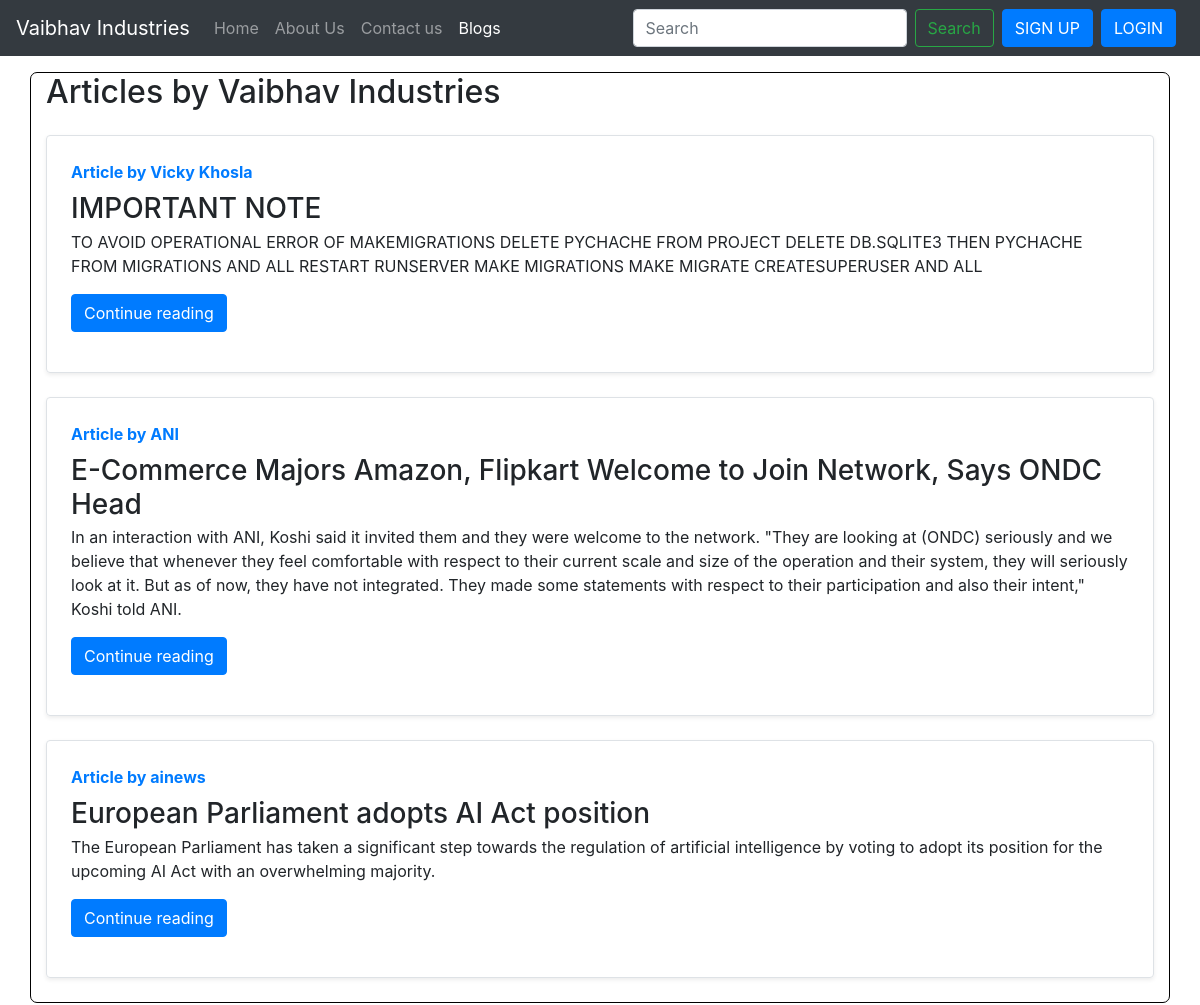
/blog, run on an earlier commit of the app's database.
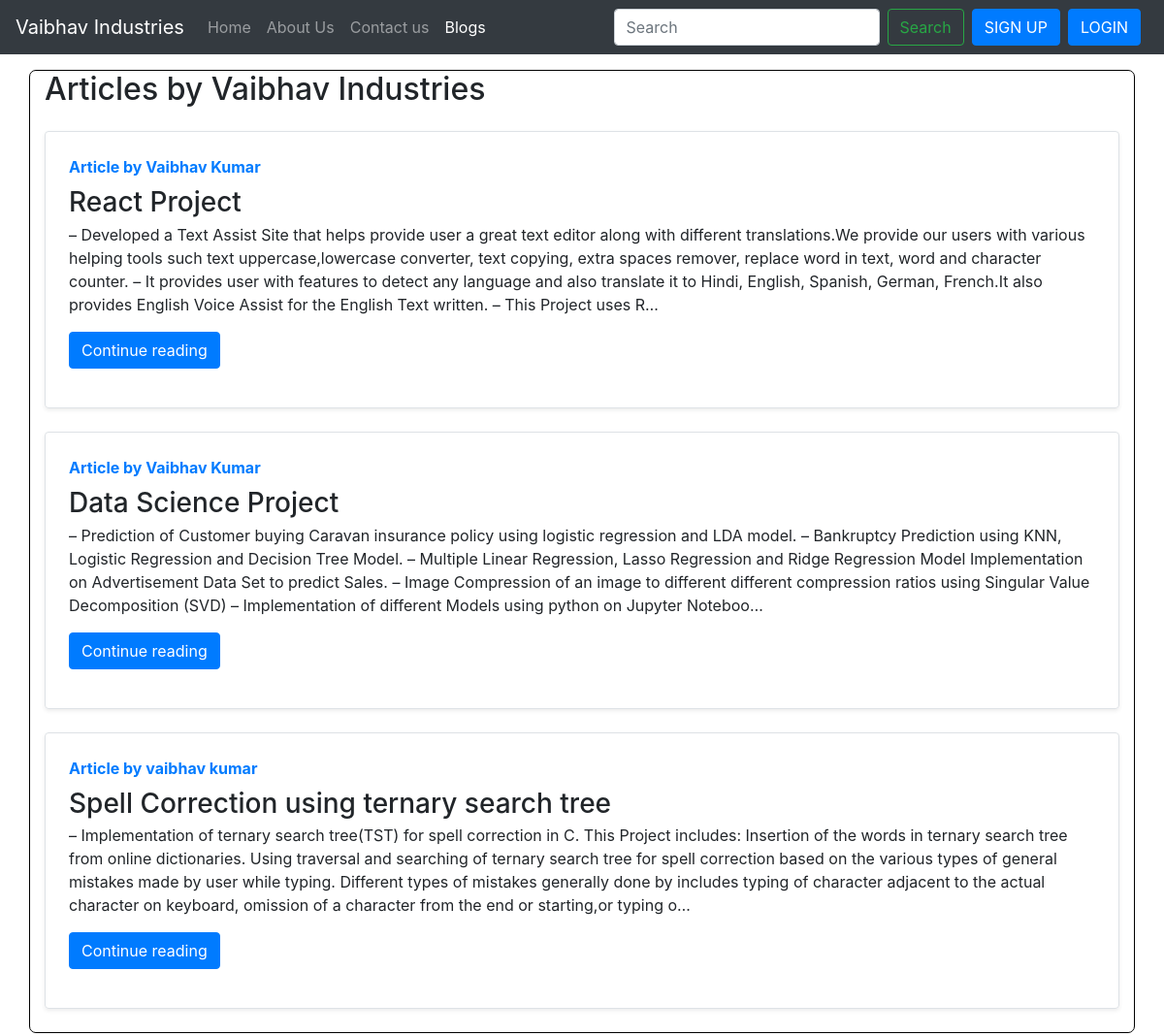
And on a later commit of the database.
### vaibhav_app/models.py (models this page shows, shortened)
class Post(models.Model):
    sno=models.AutoField(primary_key=True)
    title=models.CharField(max_length=255)
    author=models.CharField(max_length=14)
    slug=models.CharField(max_length=130)
    timeStamp=models.DateTimeField(blank=True)
    content=models.TextField()

### vaibhav_app/views.py (the view)
# urls.py: path('blog',views.blog,name='vaibhav_app_blog'),
def blog(request):
    allPosts= Post.objects.all()
    context={'allPosts': allPosts}
    return render(request,"blog.html",context)

### templates/blog.html (shortened to what this page needs)
{% extends 'base.html' %}
{% block blogactive %}active{% endblock blogactive %}
{% block body %}
<div class="container my-3" style="background-color:white; border: 1px solid black; border-radius:7px">
    <h2>Articles by Vaibhav Industries</h2>
    {% for post in allPosts  %}
    <div class="row no-gutters border rounded overflow-hidden flex-md-row mb-4 shadow-sm h-md-250 my-4 position-relative">
        <div class="col p-4 d-flex flex-column position-static">
            <strong class="d-inline-block mb-2 text-primary">Article  by {{post.author}}</strong>
            <h3 class="mb-0">{{post.title}}</h3>
            <p class="card-text mb-auto">{{post.content| truncatechars:500}}</p>
            <div class="my-3">
            	<a href="/blog/{{post.slug}}" role="button" class="btn btn-primary">Continue reading</a>
            </div>
        </div>
        </div>
    {% endfor %}
</div>
{% endblock body %}

### templates/base.html (shortened to what this page needs)
<!doctype html>
<html lang="en">
  <head>
    <link rel="stylesheet" href="https://stackpath.bootstrapcdn.com/bootstrap/4.4.1/css/bootstrap.min.css">
  </head>
  <body>
<nav class="navbar navbar-expand-lg navbar-dark bg-dark">
  <a class="navbar-brand" href="#">Vaibhav Industries</a>
  <div class="collapse navbar-collapse" id="navbarSupportedContent">
    <ul class="navbar-nav mr-auto">
      <li class="nav-item {% block homeactive %}{% endblock homeactive %}">
        <a class="nav-link" href="/">Home <span class="sr-only">(current)</span></a>
      </li>
      <li class="nav-item {% block aboutactive %}{% endblock aboutactive %}">
        <a class="nav-link" href="/about">About Us</a>
      </li>
      <li class="nav-item {% block contactactive %}{% endblock contactactive %}">
        <a class="nav-link" href="/contacts">Contact us</a>
      </li>
      <li class="nav-item {% block blogactive %}{% endblock blogactive %}">
        <a class="nav-link" href="/blog">Blogs</a>
      </li>
    </ul>
    <form method="get" action="/search" class="form-inline mr-2">
      <input class="form-control mr-sm-2" type="search" placeholder="Search" aria-label="Search" name="query" id="query">
      <button class="btn btn-outline-success my-2 my-sm-0" type="submit" >Search</button>
    </form>
    {% if user.is_authenticated %}
    <li class="nav-item dropdown mr-2">
      <a class="nav-link dropdown-toggle" href="#" id="navbarDropdown" role="button" data-toggle="dropdown" aria-haspopup="true" aria-expanded="false">
        WELCOME {{request.user}}
      </a>
      <div class="dropdown-menu" aria-labelledby="WELCOME">
        <a class="dropdown-item" href="/logout">LOG OUT</a>
      </div>
    </li>
    </div>
    {% else %}
    <button type="button" class="btn btn-primary mr-2" data-toggle="modal" data-target="#signupModal" >
      SIGN UP
    </button>
    <button type="button" class="btn btn-primary mr-2" data-toggle="modal" data-target="#loginModal" >
      LOGIN
    </button>
    {% endif %}
  </div>
</nav>
{% block body %} {% endblock body %}
  </body>
</html>

What changed in the data, as far as the page shows it:
removed Post: author "Vicky Khosla", title "IMPORTANT NOTE", content "TO AVOID OPERATIONAL ERROR OF MAKEMIGRATIONS DELETE PYCHACHE FROM PROJECT DELETE DB.SQLITE3 THEN PYCHACHE FROM MIGRATIONS AND ALL RESTART RUNSERVER MAKE MIGRATIONS MAKE MIGRATE CREATESUPERUSER AND ALL"
removed Post: author "ANI", title "E-Commerce Majors Amazon, Flipkart Welcome to Join Network, Says ONDC Head", content "In an interaction with ANI, Koshi said it invited them and they were welcome to the network. \"They are looking at (ONDC) seriously and we believe that whenever they feel comfortable with respect to their current scale and size of the operation and their system, they will seriously look at it. But as of now, they have not integrated. They made some statements with respect to their participation and also their intent,\" Koshi told ANI."
removed Post: author "ainews", title "European Parliament adopts AI Act position", content "The European Parliament has taken a significant step towards the regulation of artificial intelligence by voting to adopt its position for the upcoming AI Act with an overwhelming majority."
added Post: author "Vaibhav Kumar", title "React Project", content "– Developed a Text Assist Site that helps provide user a great text editor along with different translations.We provide our users with various helping tools such text uppercase,lowercase converter, text copying, extra spaces remover, replace word in text, word and character counter. – It provides user with features to detect any language and also translate it to Hindi, English, Spanish, German, French.It also provides English Voice Assist for the English Text written. – This Project uses R…"
added Post: author "Vaibhav Kumar", title "Data Science Project", content "– Prediction of Customer buying Caravan insurance policy using logistic regression and LDA model. – Bankruptcy Prediction using KNN, Logistic Regression and Decision Tree Model. – Multiple Linear Regression, Lasso Regression and Ridge Regression Model Implementation on Advertisement Data Set to predict Sales. – Image Compression of an image to different different compression ratios using Singular Value Decomposition (SVD) – Implementation of different Models using python on Jupyter Noteboo…"
added Post: author "vaibhav kumar", title "Spell Correction using ternary search tree", content "– Implementation of ternary search tree(TST) for spell correction in C. This Project includes: Insertion of the words in ternary search tree from online dictionaries. Using traversal and searching of ternary search tree for spell correction based on the various types of general mistakes made by user while typing. Different types of mistakes generally done by includes typing of character adjacent to the actual character on keyboard, omission of a character from the end or starting,or typing o…"
